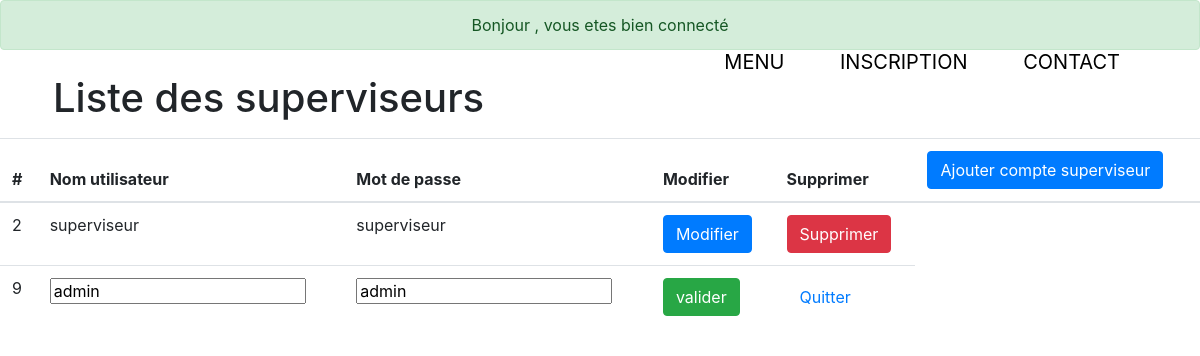
The page /telethon_project/modification_superviseurs.php?modifier=9 on the database its author committed.
### tables this page shows
CREATE TABLE IF NOT EXISTS `users` (
  `id` int(11) NOT NULL AUTO_INCREMENT,
  `login` varchar(45) NOT NULL,
  `password` varchar(45) NOT NULL,
  `roles_id` int(2) NOT NULL,
  PRIMARY KEY (`id`),
  KEY `fk_users_idrole` (`roles_id`)
);

### telethon_project/modification_superviseur2.php (called while the page is built, shortened)
<?php ob_start();
    $Titre = "Liste des superviseurs";
    ?>
<?php
$pdo = new PDO("mysql:dbname=projet_telethon;host=localhost", "root", "");
$stmt = $pdo->prepare("SELECT * FROM users ORDER BY id");
$stmt->execute();
$types = $stmt->fetchAll(PDO::FETCH_ASSOC);
?>

### telethon_project/modification_superviseurs.php (the view, shortened to what this page needs)
<link href="//maxcdn.bootstrapcdn.com/bootstrap/4.1.1/css/bootstrap.min.css" rel="stylesheet" id="bootstrap-css">
 <?php
                if($_SESSION['username'] !== ""){
                    $user = $_SESSION['username'];
                 ?>  <div class="alert alert-success text-center">
                        <?php   echo "Bonjour $user, vous etes bien connecté"; ?>
                            </div>
<?php
                }
            ?>
<body>
 <?php include('container.php');?> <?php require "modification_superviseur2.php" ?>
    <div class ="container">
        <h1 class =" text-black p-2 my-2 position-center"> <?=$Titre?></h1>
      </div>
 </body>
<table class ="table">
        <thead>
            <tr>
                <th scope="col">#</th>
                <th scope="col">Nom utilisateur</th>
                <th scope="col">Mot de passe</th>
                <th scope="col">Modifier</th>
                <th scope="col">Supprimer</th>
                <th> <a href="Ajout_superviseur2.php" class ="btn btn-primary">Ajouter compte superviseur</a></th>
            </tr>
        </thead>
        <tbody>
            <?php foreach($types as $type) : ?>
            <?php if(!isset($_GET['modifier']) || $_GET['modifier'] !== $type['id']){?>
            <tr>
                <td><?= $type['id']?></td>
                <td><?= $type['login']?></td>
                <td><?= $type['password']?></td>
                <td> <a href="?modifier=<?=$type['id']?>" class="btn btn-primary" >Modifier</a></td>
                <td> <a href="?supprimer=<?=$type['id']?>" class="btn btn-danger" id ="refresh">Supprimer</a></td>
           </tr>
            <?php } else { ?>
        <form method="POST" action="">
            <td><?= $type['id'] ?> </td>
            <td><input type = "text" name ="Nom" value = "<?= $type['login']?>" /> </td>
            <td><input type = "text" name ="Mdp" value = "<?= $type['password']?>" /> </td>
            <td><input type = "submit" class = "btn btn-success" value = "valider" /> </td>
            <td><a href="modification_superviseurs.php" class = "btn btn-dangers"> Quitter </a> </td>
        </form>
            <?php } ?>
         <?php endforeach; ?>
        </tbody>
</table>

### rows shown on the page
users: id "2", login "superviseur", password "superviseur"
users: id "9", Nom "admin", Mdp "admin"

### other values the page prints
$Titre "Liste des superviseurs"
